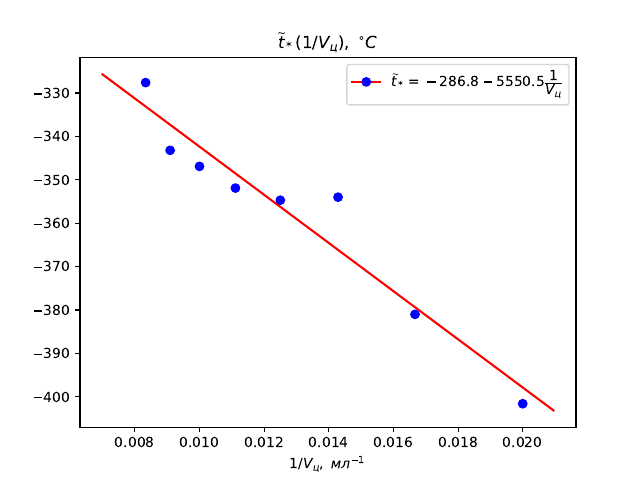

Here is the Python script that generated this plot:
import numpy as np
from matplotlib import pyplot as plt
from scipy.optimize import curve_fit

v=np.array([
0.02,
0.016666667,
0.014285714,
0.0125,
0.011111111,
0.01,
0.009090909,
0.008333333
])
t=np.array([
-401.6,
-381,
-354,
-354.7,
-351.9,
-346.9,
-343.2,
-327.6
])

def f(x,a,b):
    return a+b*x
params,_=curve_fit(f,v,t)
print(params)
arr=np.arange(0.007,0.021,0.00005)

fig,ax=plt.subplots()
line,=ax.plot(arr,f(arr,*params),'-r')
marker,=ax.plot(v,t,'ob')
ax.legend([(line,marker)],['$\widetilde{t}_*=-286.8-5550.5\dfrac{1}{V_{ц}}$'])
ax.set_title('$\widetilde{t}_*(1/V_{ц}),\; ^{\circ} C$')
ax.set_xlabel('$1/V_{ц}, \; мл^{-1}$')
plt.savefig('graph4_lab_2_01.pdf')